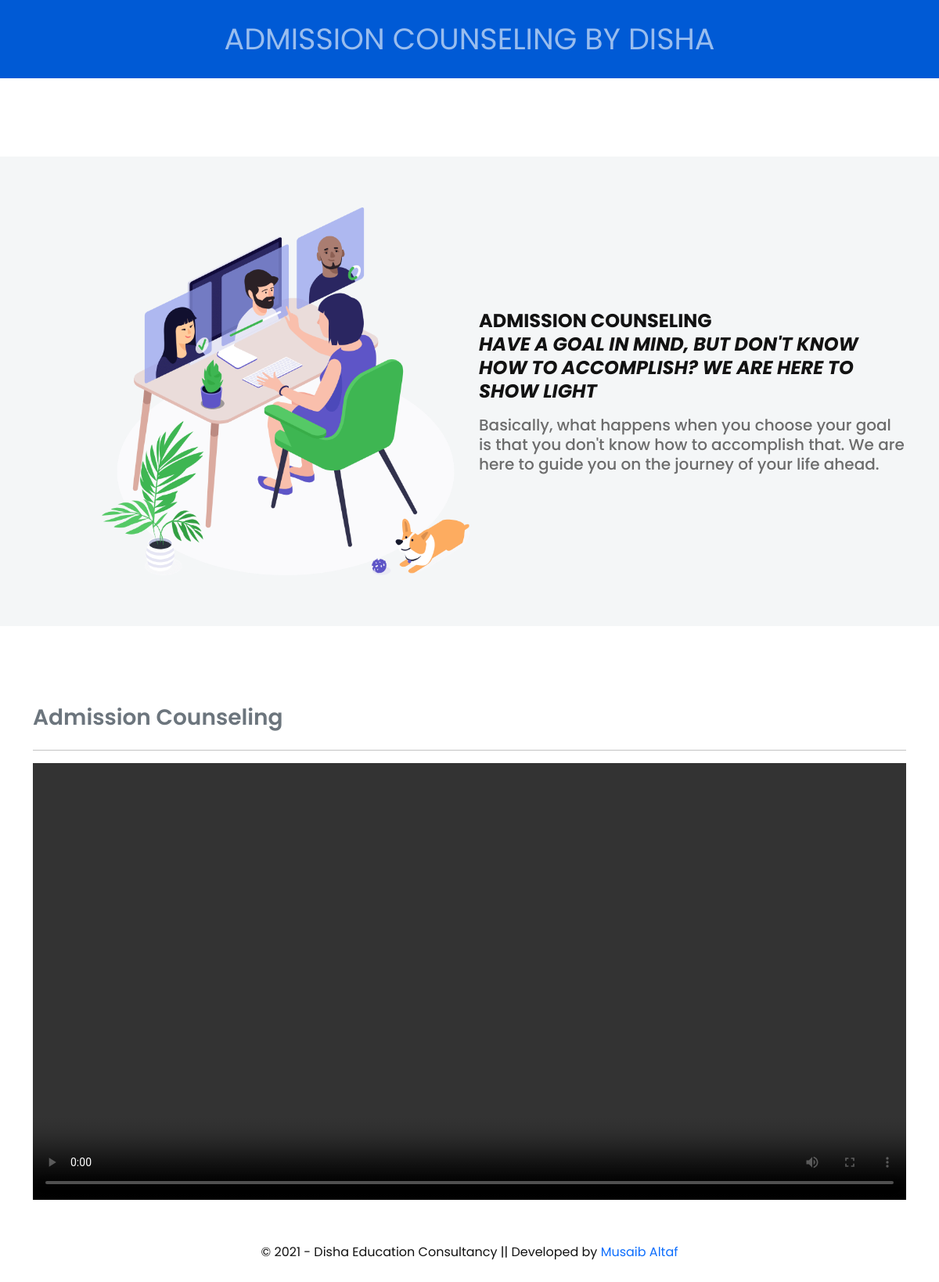
Page /admission-counseling/ on the committed database.
### home/models.py (models this page shows, shortened)
class Service(models.Model):
    sno = models.AutoField(primary_key = True)
    name = models.CharField(max_length = 200)
    slugtwo = models.CharField(max_length = 150, default = "")
    subtitle= models.CharField(max_length = 250)
    image = models.ImageField(upload_to = "media", default = "")
    desc = models.TextField(default = "")
    video = models.FileField(upload_to= 'media', default = "")

### home/views.py (the view)
# urls.py: path('<str:slugtwo>/', views.service, name='service'),
def service(request, slugtwo):
    service = Service.objects.filter(slugtwo = slugtwo).first()
    context = {'service': service}
    return render(request, "servicepage.html", context)

### templates/servicepage.html (shortened to what this page needs)
<!doctype html>
<html lang="en">
<head>
    <link rel="stylesheet" href="/static/assetss/css/bootstrap-5.0.0-beta2.min.css">
    <link rel="stylesheet" href="/static/assetss/css/LineIcons.2.0.css">
    <link rel="stylesheet" href="/static/assetss/css/glightbox.min.css">
    <link rel="stylesheet" href="/static/assetss/css/tiny-slider.css">
    <link rel="stylesheet" href="/static/assetss/css/loading-bar.min.css">
    <link rel="stylesheet" href="/static/assetss/css/default.css">
    <link rel="stylesheet" href="/static/assetss/css/ayroui.css">
</head>
<body>
    <section class="page-banner mb-100">
        <div class="container">
            <div class="row justify-content-center">
                <div class="col-lg-12">
                    <div class="page-banner-content text-center">
                        <h1 class="sub-title">{{service.name}} by Disha</h1>
                    </div>
                </div>
            </div>
        </div>
    </section>
    <section class="services-area services-two d-lg-flex align-items-center mb-100">
        <div class="container">
            <div class="row justify-content-end">
                <div class="col-lg-6">
                    <div class="services-content">
                        <h5 class="sub-title">{{service.name}}</h5>
                        <i><h6 class="sub-title">{{service.subtitle | safe}}</h6></i>
                        <p class="text">{{service.desc}}</p>
                    </div>
                </div>
            </div>
        </div>
        <div class="services-image d-flex align-items-center">
            <div class="image">
                <img src="/static/assetss/images/services/services-2.png" alt="Services" class = "img-rounded">
            </div>
        </div>
    </section>
<div class = "container">
<h3 class="text-muted my-4">{{service.name}}</h3>
<hr = "featurette-divider">
<video width="100%" height="100%" class = "embed-responsive embed-resposive-16by9" controls = "controls">
      <source src = "/media/{{service.video}}" type = "video/mp4">
</video>
</div>
<br><br>
    <p style = "bg-primary"class="text-center pb-60"> &copy; 2021 - Disha Education Consultancy || Developed by <a href="https://instagram.com/mu.saibaltaf6" target="_blank" rel="nofollow"> Musaib Altaf</a></p>
</body>
</html>

### static/assetss/css/default.css (style rules this page uses)
.mb-100 { margin-bottom: 100px; }
.pb-60 { padding-bottom: 60px; }

### rows in the picture
Service: name "ADMISSION COUNSELING", subtitle "HAVE A GOAL IN MIND, BUT DON'T KNOW HOW TO ACCOMPLISH? WE ARE HERE TO SHOW LIGHT", desc "Basically, what happens when you choose your goal is that you don't know how to accomplish that. We are here to guide you on the journey of your life ahead.", name "Admission Counseling"
